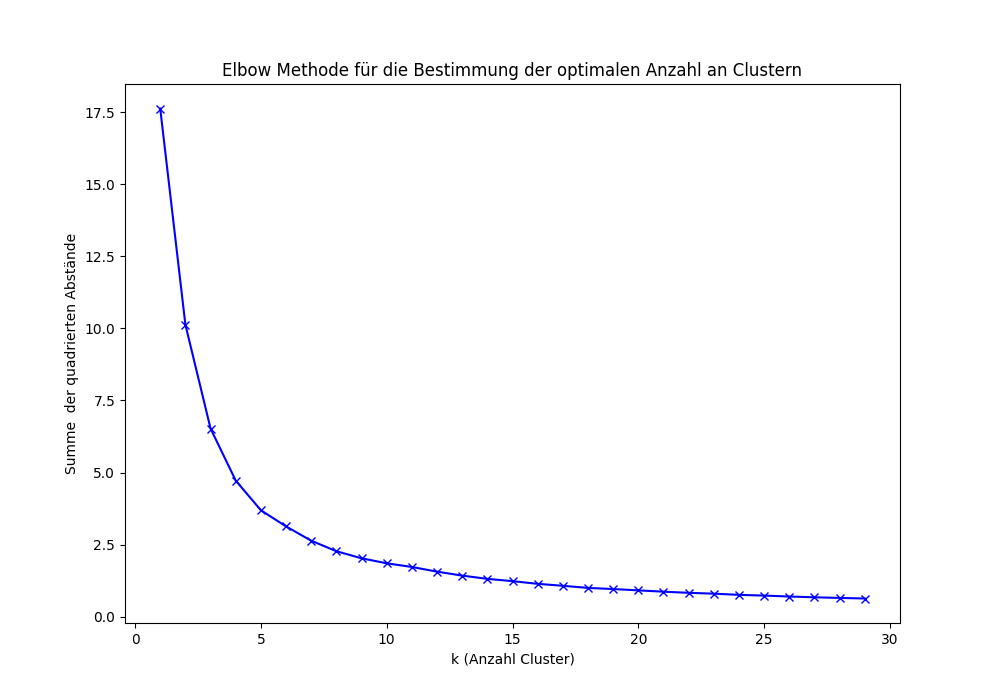

The Python source for this figure:
import pandas as pd
import numpy as np
import matplotlib.pyplot as plt
from sklearn.decomposition import PCA
from sklearn.cluster import KMeans

# Load the embeddings
df = pd.read_csv('../genre_embeddings.csv')
embeddings = np.array([eval(e) for e in df['Embedding'].values])

# Apply PCA
pca = PCA(n_components=2)
embeddings_2d = pca.fit_transform(embeddings)

# Determine the optimal number of clusters
sum_of_squared_distances = []
K = range(1, 30)  # Check for up to 30 clusters, adjust as needed
for k in K:
    kmeans = KMeans(n_clusters=k)
    kmeans = kmeans.fit(embeddings_2d)
    sum_of_squared_distances.append(kmeans.inertia_)

# Plot the elbow curve
plt.figure(figsize=(10, 7))
plt.plot(K, sum_of_squared_distances, 'bx-')
plt.xlabel('k (Anzahl Cluster)')
plt.ylabel('Summe  der quadrierten Abstände')
plt.title('Elbow Methode für die Bestimmung der optimalen Anzahl an Clustern')
plt.savefig('elbow-method.png')
plt.show()

# save the plot
